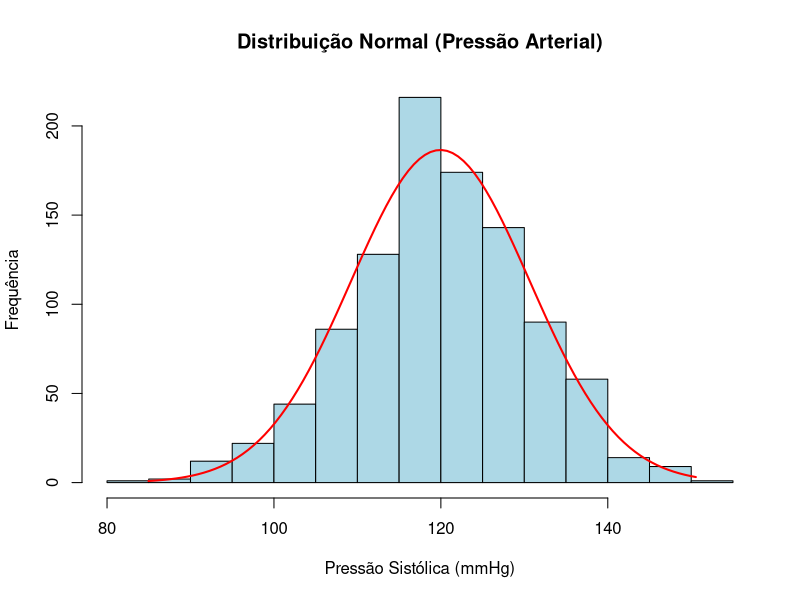
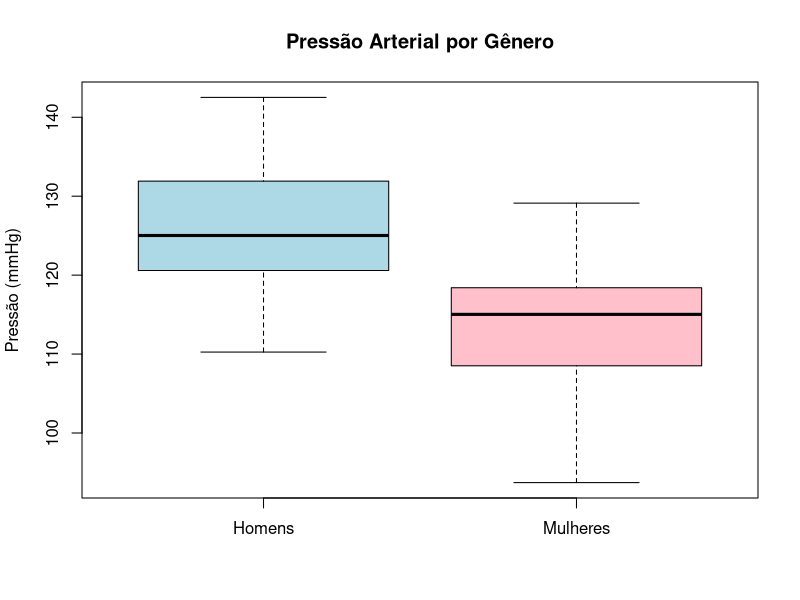
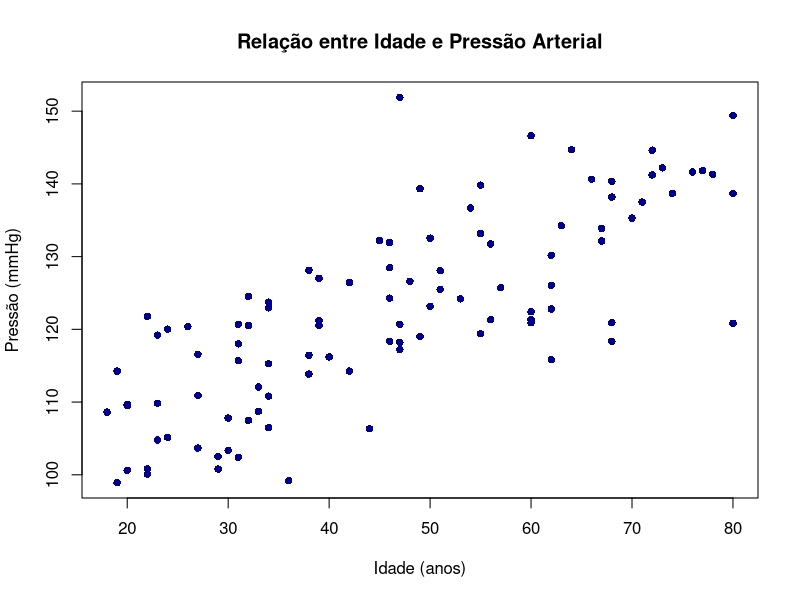
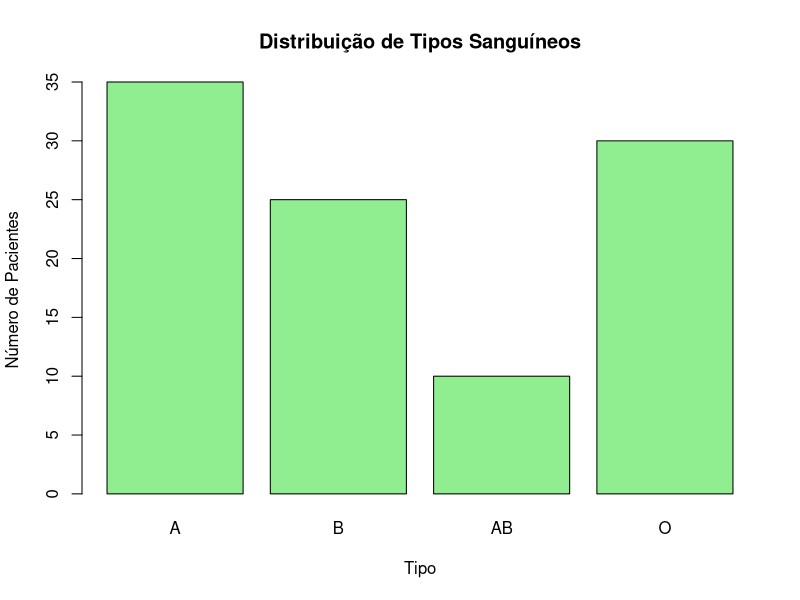
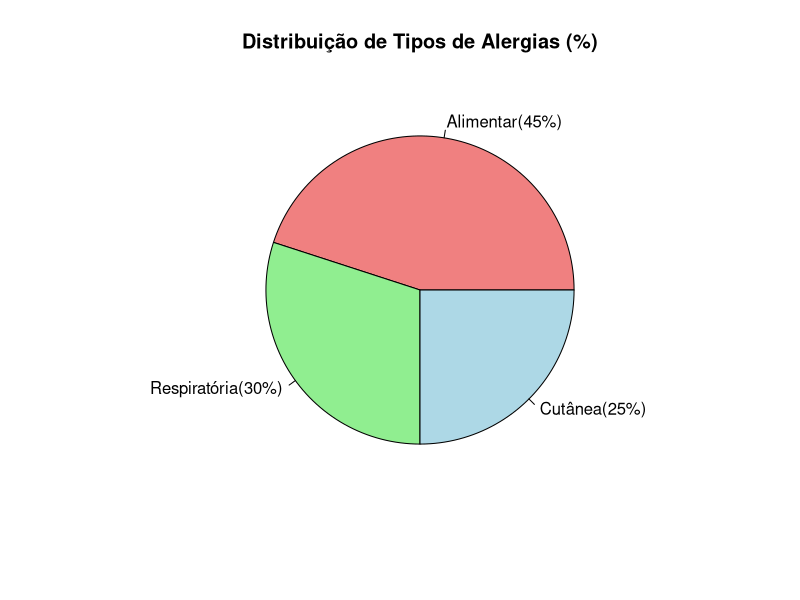

Recreate these plots in R, in order.
################ TEMA 1 – MEDIDAS DE TENDÊNCIA CENTRAL ########################

### MEDIA
idades <- c(25, 30, 35, 40, 45)  
media <- mean(idades)  
print(media)


idades_outlier <- c(25, 30, 35, 40, 45, 100)  
media_outlier <- mean(idades_outlier)  
print(media_outlier)  





### MEDIANA
idades <- c(25, 30, 35, 40, 45)  
mediana <- median(idades)  
print(mediana) 


idades_outlier <- c(25, 30, 35, 40, 45, 100)  
mediana_outlier <- median(idades_outlier)  
print(mediana_outlier)  










################ TEMA 2 – MEDIDAS DE DISPERSÃO ################################

### VARIANCIA
idades <- c(25, 30, 35, 40, 45)
variancia <- var(idades)  
print(variancia)





### DESVIO PADRAO
idades <- c(25, 30, 35, 40, 45)
desvio_padrao <- sd(idades)
print(desvio_padrao)

# lembrando que a variancia é o quadrado do desvio padrão
desvio_padrao <- sqrt(variancia)
print(desvio_padrao)





### AMPLITUDE
idades <- c(25, 30, 35, 40, 45)
amplitude <- max(idades) - min(idades)
print(amplitude) 










################ TEMA 3 – MÉDIA GEOMÉTRICA, HARMÔNICA, QUARTIS E PERCENTIS ####

### MÉDIA GEOMÉTRICA
# Pela fórmula
valores <- c(1.5, 2.0, 3.0)
media_geometrica <- prod(valores)^(1/length(valores))
print(media_geometrica)


# Pela função
# Instalar (se necessário) e carregar o pacote
install.packages("psych")  # Apenas uma vez
library(psych)

# Calcular a média geométrica
media_geom <- geometric.mean(valores)
print(media_geom) 





### MÉDIA HARMÔNICA
# Pela fórmula
velocidades <- c(10, 20, 30)
media_harmonica <- length(velocidades) / sum(1 / velocidades)
print(media_harmonica)


# Pelo pacote psych
media_harmonica <- harmonic.mean(velocidades)
print(media_harmonica)  





### QUARTIS
idades <- c(20, 22, 25, 28, 30, 32, 35, 40, 45, 50)
quartis <- quantile(idades, probs = c(0.25, 0.5, 0.75))
print(quartis)





### PERCENTIS
percentil_90 <- quantile(idades, probs = 0.90)
print(percentil_90)










################ TEMA 4 – TABELAS DE FREQUÊNCIA E DISTRIBUIÇÃO NORMAL #########

### Tabelas de Frequência
idades <- c(12, 15, 12, 18, 20, 15, 12, 14, 18, 20)  

# Tabela de frequência absoluta  
freq_abs <- table(idades)  

# Tabela de frequência relativa  
freq_rel <- prop.table(freq_abs) * 100  

# Tabela combinada  
tabela_frequencia <- data.frame(
  Idade = names(freq_abs),
  Frequencia_Absoluta = as.vector(freq_abs),
  Frequencia_Relativa = round(as.vector(freq_rel), 2)
)

# Exibir tabela  
print(tabela_frequencia)





### Distribuição de Probabilidade Normal
# Gerar dados aleatórios normalmente distribuídos  
dados_normais <- rnorm(100, mean = 120, sd = 10)  
print(dados_normais)

# Calcular probabilidade entre 110 e 130  
prob <- pnorm(130, mean = 120, sd = 10) - pnorm(110, mean = 120, sd = 10)  
print(prob)  










################ TEMA 5 – VISUALIZAÇÃO DE DADOS ###############################

### Histograma
# Gerar o conjunto de dados normais  
pressao <- rnorm(1000, mean = 120, sd = 10)  

# Histograma  
hist(pressao, 
     main = "Distribuição Normal (Pressão Arterial)",  
     xlab = "Pressão Sistólica (mmHg)", 
     ylab = "Frequência",
     col = "lightblue", 
     border = "black")  


# Adicionando a curva de distribuição normal
x <- seq(min(pressao), max(pressao), length = 100)
y <- dnorm(x, mean = mean(pressao), sd = sd(pressao))

y <- y * diff(hist(pressao, plot = FALSE)$breaks)[1] * length(pressao)  # Ajustando a escala

lines(x, y, col = "red", lwd = 2)





### Boxplots
# Gerando os dados normais
homens <- rnorm(50, mean = 125, sd = 8)
mulheres <- rnorm(50, mean = 115, sd = 7)

# Criando boxplot
boxplot(homens, mulheres,
        names = c("Homens", "Mulheres"),
        main = "Pressão Arterial por Gênero",
        ylab = "Pressão (mmHg)",
        col = c("lightblue", "pink"))





### Gráficos de Dispersão
# Gerando os dados aleatórios
idade <- sample(18:80, 100, replace = TRUE)
pressao <- 100 + 0.5 * idade + rnorm(100, mean = 0, sd = 10)

plot(idade, pressao,
     main = "Relação entre Idade e Pressão Arterial",
     xlab = "Idade (anos)",
     ylab = "Pressão (mmHg)",
     pch = 16,  # Tipo de ponto
     col = "darkblue")





### Gráficos de Barras
# Gerando os dados da amostra
tipos <- c("A", "B", "AB", "O")
frequencia <- c(35, 25, 10, 30)

barplot(frequencia,
        names.arg = tipos,
        main = "Distribuição de Tipos Sanguíneos",
        xlab = "Tipo",
        ylab = "Número de Pacientes",
        col = "lightgreen")





### Gráficos de Setores
# Dados
alergias <- c("Alimentar", "Respiratória", "Cutânea")
frequencia <- c(45, 30, 25)

frequencia_relativa <- round(frequencia / sum(frequencia) * 100, 1)
rotulos <- paste(alergias, "(", frequencia_relativa, "%)", sep = "")

# Gráfico de pizza
pie(frequencia, 
    labels = rotulos,
    col = c("lightcoral", "lightgreen", "lightblue"),
    main = "Distribuição de Tipos de Alergias (%)")

